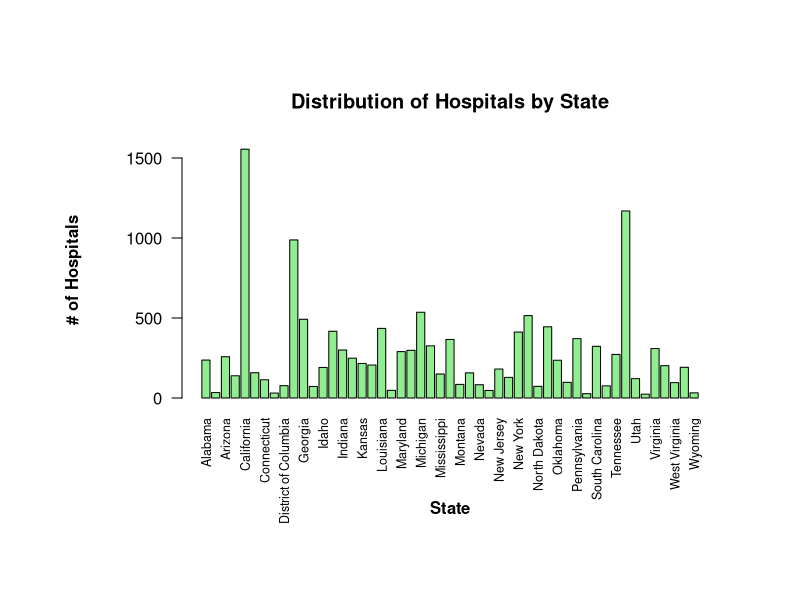
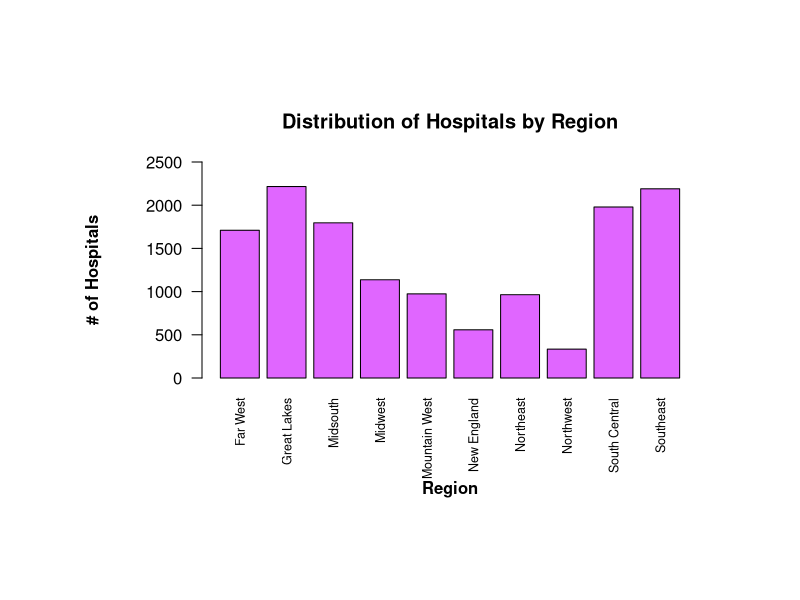

The R script that drew these images, in order:
#install.packages("dplyr") 
library(dplyr)
dat <- read.csv("hospitals2.csv")

## ALABAMA TOTAL HOSPITALS
AL <- filter(dat, state == "Alabama") %>% select(hospitals)
ALtotal <- as.numeric(AL[1,1])

## ALASKA TOTAL HOSPITALS 
AK <- filter(dat, state == "Alaska") %>% select(hospitals)
AKtotal <- as.numeric(AK[1,1])

## ARIZONA TOTAL HOSPITALS
AZ <- filter(dat, state == "Arizona") %>% select(hospitals)
AZtotal <- as.numeric(AZ[1,1])

## ARKANSAS TOTAL HOSPITALS
AR <- filter(dat, state == "Arkansas") %>% select(hospitals)
ARtotal <- as.numeric(AR[1,1])
ARtotal

## CALIFORNIA TOTAL HOSPITALS
CA <- filter(dat, state == "California") %>% select(hospitals)
CAtotal <- 1555

## COLORADO TOTAL HOSPITALS
CO <- filter(dat, state == "Colorado") %>% select(hospitals)
COtotal <- as.numeric(CO[1,1])

## CONNECTICUT TOTAL HOSPITALS
CT <- filter(dat, state == "Connecticut") %>% select(hospitals)
CTtotal <- as.numeric(CT[1,1])

## DELAWARE TOTAL HOSPITALS
DE <- filter(dat, state == "Delaware") %>% select(hospitals)
DEtotal <- as.numeric(DE[1,1])

## DISTRICT OF COLUMBIA TOTAL HOSPITALS
DC <- filter(dat, state == "District of Columbia") %>% select(hospitals)
DCtotal <- as.numeric(DC[1,1])

## FLORIDA TOTAL HOSPITALS
FL <- filter(dat, state == "Florida") %>% select(hospitals)
FLtotal <- as.numeric(FL[1,1])

## GEORGIA TOTAL HOSPITALS
GA <- filter(dat, state == "Georgia") %>% select(hospitals)
GAtotal <- as.numeric(GA[1,1])

## HAWAII TOTAL HOSPITALS
HI <- filter(dat, state == "Hawaii") %>% select(hospitals)
HItotal <- as.numeric(HI[1,1])

## IDAHO TOTAL HOSPITALS
ID <- filter(dat, state == "Idaho") %>% select(hospitals)
IDtotal <- as.numeric(ID[1,1])

## ILLINOIS TOTAL HOSPITALS
IL <- filter(dat, state == "Illinois") %>% select(hospitals)
ILtotal <- as.numeric(IL[1,1])

## INDIANA TOTAL HOSPITALS
IN <- filter(dat, state == "Indiana") %>% select(hospitals)
INtotal <- as.numeric(IN[1,1])

## IOWA TOTAL HOSPITALS
IA <- filter(dat, state == "Iowa") %>% select(hospitals)
IAtotal <- as.numeric(IA[1,1])

## KANSAS TOTAL HOSPITALS
KS <- filter(dat, state == "Kansas") %>% select(hospitals)
KStotal <- as.numeric(KS[1,1])

## KENTUCKY TOTAL HOSPITALS
KY <- filter(dat, state == "Kentucky") %>% select(hospitals)
KYtotal <- as.numeric(KY[1,1])

## LOUISINANA TOTAL HOSPITALS
LA <- filter(dat, state == "Louisiana") %>% select(hospitals)
LAtotal <- as.numeric(LA[1,1])

## MAINE TOTAL HOSPITALS
ME <- filter(dat, state == "Maine") %>% select(hospitals)
MEtotal <- as.numeric(ME[1,1])

## MARYLAND TOTAL HOSPITALS
MD <- filter(dat, state == "Maryland") %>% select(hospitals)
MDtotal <- as.numeric(MD[1,1])

## MASSACHUSETTS TOTAL HOSPITALS
MA <- filter(dat, state == "Massachusetts") %>% select(hospitals)
MAtotal <- as.numeric(MA[1,1])

## MICHIGAN TOTAL HOSPITALS
MI <- filter(dat, state == "Michigan") %>% select(hospitals)
MItotal <- as.numeric(MI[1,1])

## MINNESOTA TOTAL HOSPITALS
MN <- filter(dat, state == "Minnesota") %>% select(hospitals)
MNtotal <- as.numeric(MN[1,1])

## MISSISSIPPI TOTAL HOSPITALS
MS <- filter(dat, state == "Mississippi") %>% select(hospitals)
MStotal <- as.numeric(MS[1,1])

## MISSOURI TOTAL HOSPITALS
MO <- filter(dat, state == "Missouri") %>% select(hospitals)
MOtotal <- as.numeric(MO[1,1])

## MONTANA TOTAL HOSPITALS
MT <- filter(dat, state == "Montana") %>% select(hospitals)
MTtotal <- as.numeric(MT[1,1])

## NEBRASKA TOTAL HOSPITALS
NE <- filter(dat, state == "Nebraska") %>% select(hospitals)
NEtotal <- as.numeric(NE[1,1])

## NEVADA TOTAL HOSPITALS
NV <- filter(dat, state == "Nevada") %>% select(hospitals)
NVtotal <- as.numeric(NV[1,1])

## NEW HAMPSHIRE TOTAL HOSPITALS
NH <- filter(dat, state == "New Hampshire") %>% select(hospitals)
NHtotal <- as.numeric(NH[1,1])

## NEW JERSEY TOTAL HOSPITALS
NJ <- filter(dat, state == "New Jersey") %>% select(hospitals)
NJtotal <- as.numeric(NJ[1,1])

## NEW MEXICO TOTAL HOSPITALS
NM <- filter(dat, state == "New Mexico") %>% select(hospitals)
NMtotal <- as.numeric(NM[1,1])

## NEW YORK TOTAL HOSPITALS
NY <- filter(dat, state == "New York") %>% select(hospitals)
NYtotal <- as.numeric(NY[1,1])

## NORTH CAROLINA TOTAL HOSPITALS
NC <- filter(dat, state == "North Carolina") %>% select(hospitals)
NCtotal <- as.numeric(NC[1,1])

## NORTH DAKOTA TOTAL HOSPITALS
ND <- filter(dat, state == "North Dakota") %>% select(hospitals)
NDtotal <- as.numeric(ND[1,1])

## OHIO TOTAL HOSPITALS
OH <- filter(dat, state == "Ohio") %>% select(hospitals)
OHtotal <- as.numeric(OH[1,1])

## OKLAHOMA TOTAL HOSPITALS
OK <- filter(dat, state == "Oklahoma") %>% select(hospitals)
OKtotal <- as.numeric(OK[1,1])

## OREGON TOTAL HOSPITALS
OR <- filter(dat, state == "Oregon") %>% select(hospitals)
ORtotal <- as.numeric(OR[1,1])

## PENNSYLVANIA TOTAL HOSPITALS
PA <- filter(dat, state == "Pennsylvania") %>% select(hospitals)
PAtotal <- as.numeric(PA[1,1])

## RHODE ISLAND TOTAL HOSPITALS
RI <- filter(dat, state == "Rhode Island") %>% select(hospitals)
RItotal <- as.numeric(RI[1,1])

## SOUTH CAROLINA TOTAL HOSPITALS
SC <- filter(dat, state == "South Carolina") %>% select(hospitals)
SCtotal <- as.numeric(SC[1,1])

## SOUTH DAKOTA TOTAL HOSPITALS
SD <- filter(dat, state == "South Dakota") %>% select(hospitals)
SDtotal <- as.numeric(SD[1,1])

## TENNESSEE TOTAL HOSPITALS
TN <- filter(dat, state == "Tennessee") %>% select(hospitals)
TNtotal <- as.numeric(TN[1,1])

## TEXAS TOTAL HOSPITALS
TX <- filter(dat, state == "Texas") %>% select(hospitals)
TXtotal <- 1169

## UTAH TOTAL HOSPITALS
UT <- filter(dat, state == "Utah") %>% select(hospitals)
UTtotal <- as.numeric(UT[1,1])

## VERMONT TOTAL HOSPITALS
VT <- filter(dat, state == "Vermont") %>% select(hospitals)
VTtotal <- as.numeric(VT[1,1])

## VIRGINIA TOTAL HOSPITALS
VA <- filter(dat, state == "Virginia") %>% select(hospitals)
VAtotal <- as.numeric(VA[1,1])

## WASHINGTON TOTAL HOSPITALS
WA <- filter(dat, state == "Washington") %>% select(hospitals)
WAtotal <- as.numeric(WA[1,1])

## WEST VIRGINIA TOTAL HOSPITALS
WV <- filter(dat, state == "West Virginia") %>% select(hospitals)
WVtotal <- as.numeric(WV[1,1])

## WISCONSIN TOTAL HOSPITALS
WI <- filter(dat, state == "Wisconsin") %>% select(hospitals)
WItotal <- as.numeric(WI[1,1])

## WYOMING TOTAL HOSPITALS
WY <- filter(dat, state == "Wyoming") %>% select(hospitals)
WYtotal <- as.numeric(WY[1,1])

#------------------------------------------------------------------------------
#Individual States

StateNames <- c("Alabama", "Alaska", "Arizona", "Arkansas",
                "California", "Colorado", "Connecticut",
                "Delaware", "District of Columbia",
                "Florida", "Georgia", "Hawaii", "Idaho",
                "Illinois", "Indiana", "Iowa", "Kansas",
                "Kentucky", "Louisiana", "Maine", "Maryland",
                "Massachusetts", "Michigan", "Minnesota",
                "Mississippi", "Missouri", "Montana", "Nebraska",
                "Nevada", "New Hampshire", "New Jersey",
                "New Mexico", "New York", "North Carolina",
                "North Dakota", "Ohio", "Oklahoma", "Oregon",
                "Pennsylvania", "Rhode Island", "South Carolina",
                "South Dakota", "Tennessee", "Texas", "Utah",
                "Vermont", "Virginia", "Washington",
                "West Virginia", "Wisconsin", "Wyoming")

StateHospitals <- c(ALtotal, AKtotal, AZtotal, ARtotal, CAtotal,
                    COtotal, CTtotal, DEtotal, DCtotal, FLtotal,
                    GAtotal, HItotal, IDtotal, ILtotal, INtotal,
                    IAtotal, KStotal, KYtotal, LAtotal, MEtotal,
                    MDtotal, MAtotal, MItotal, MNtotal, MStotal,
                    MOtotal, MTtotal, NEtotal, NVtotal, NHtotal, 
                    NJtotal, NMtotal, NYtotal, NCtotal, NDtotal, 
                    OHtotal, OKtotal, ORtotal, PAtotal, RItotal,
                    SCtotal, SDtotal, TNtotal, TXtotal, UTtotal,
                    VTtotal, VAtotal, WAtotal, WVtotal, WItotal,
                    WYtotal)

# Creates a Barplot Displaying Hospitals by state
par(mar=c(7,6,4,1)+.1) #sets width of margins of graph
par(oma = c(3, 3, 3, 3)) #adds 4 lines to every side of graph
par(mgp = c(5, 1, 0)) #changes spaces between axes and labels
barplot(StateHospitals, main = "Distribution of Hospitals by State",
        xlab = "State", ylab = "# of Hospitals", 
        names.arg = StateNames, col = "lightgreen",  
        las=2, cex.names = .75, font.lab = 2, ylim = c(0,1600))

#------------------------------------------------------------------------------
#By Region

FarWestTotal <- sum(CAtotal, HItotal, NVtotal)

GreatLakesTotal <- sum(ILtotal, INtotal, MItotal, MNtotal,
                       OHtotal, WItotal)

MidsouthTotal <- sum(DEtotal, DCtotal, KYtotal, MDtotal, NCtotal,
                     TNtotal, VAtotal, WVtotal)

MidwestTotoal <- sum(IAtotal, KStotal, MOtotal, NEtotal, NDtotal,
                     SDtotal)

MountainwestTotal <- sum(AZtotal, COtotal, IDtotal, MTtotal, NMtotal,
                         UTtotal, WYtotal)

NewEnglandTotal <- sum(CTtotal, MEtotal, MAtotal, NHtotal, RItotal,
                       VTtotal)

NortheastTotal <- sum(NJtotal, NYtotal, PAtotal)

NorthwestTotal <- sum(AKtotal, ORtotal, WAtotal)

SouthCentralTotal <- sum(ARtotal, LAtotal, OKtotal, TXtotal)

SoutheastTotal <- sum(ALtotal, FLtotal, GAtotal, MStotal, SCtotal)

RegionNames <- c("Far West", "Great Lakes", "Midsouth", "Midwest",
                 "Mountain West", "New England", "Northeast",
                 "Northwest", "South Central", "Southeast")

RegionHospitals <- c(FarWestTotal, GreatLakesTotal, MidsouthTotal,
                     MidwestTotoal, MountainwestTotal, NewEnglandTotal,
                     NortheastTotal, NorthwestTotal, SouthCentralTotal,
                     SoutheastTotal)

# Creates a Barplot Displaying Hospitals by Region
par(mar=c(7,6,4,1)+.1) #sets width of margins of graph
par(oma = c(4, 4, 4, 4)) #adds 4 lines to every side of graph
par(mgp = c(5, 1, 0)) #changes spaces between axes and labels
barplot(RegionHospitals, main = "Distribution of Hospitals by Region",
        xlab = "Region", ylab = "# of Hospitals", 
        names.arg = RegionNames, col = "mediumorchid1", 
        las=2, cex.names = .75, ylim = c(0,2500), font.lab = 2)